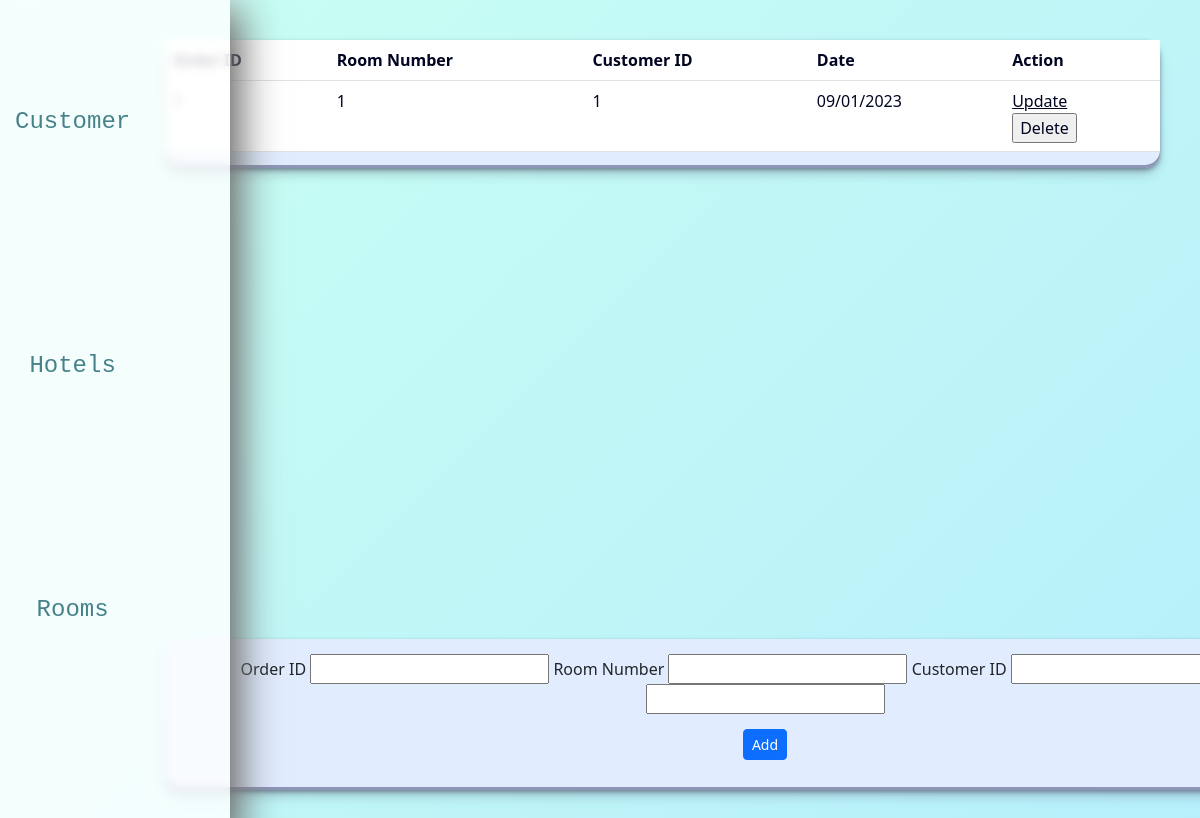
The page /Orders.php on the database its author committed.
### tables this page shows
CREATE TABLE `orders` (
  `OrderID` int(11) NOT NULL,
  `RoomNumber` int(11) NOT NULL,
  `CustomerID` int(11) NOT NULL,
  `OrderDate` varchar(25) NOT NULL
);

### Web/Orders.php (the view, shortened to what this page needs)
<!DOCTYPE html>
<html lang="en">
<head>
    <link rel="stylesheet" href="dashboardStyle.css" media="screen" />
    <link href="https://cdn.jsdelivr.net/npm/bootstrap@5.3.0-alpha1/dist/css/bootstrap.min.css" rel="stylesheet">
</head>
<body>
    <div>
        <div class="popup">
    <div>
        <form name="customerForm" class="addSection" action="addOrder.php" method="POST" onsubmit="return validation()">
                <div class="inputWrapper">
                    Order ID <input class="loginInput" type="text" name="OrderID" />
                    Room Number <input class="loginInput" type="text" name="RoomNumber" />
                    Customer ID <input class="loginInput" type="text" name="CustomerID" />
                    Date <input class="loginInput" type="text" name="OrderDate" />
                </div>
                <button class="btn btn-primary btn-sm" id="addButton" type="submit" > Add </button>
            </form>
        </div>
        <div class="dashboardBox">
                <div class="dashboardItems">
                <br><a class="items" href="Customer.php">Customer</a></br>
                <br><a class="items" href="Hotels.php">Hotels</a></br>
                <br><a class="items" href="Rooms.php">Rooms</a></br>
                <br><a class="items" href="Orders.php">Orders</a></br>
            </div>
        </div>
        <div class="contentBox">
            <table class="table">
            <thead>
                <tr>
                <th>Order ID</th>
                <th>Room Number</th>
                <th>Customer ID</th>
                <th>Date</th>
                <th>Action</th>
</tr>
            </thead>
            <tbody>
                <tr>
            <?php
                include("sqlconfig.php");
            $sqlquery = "select * from Orders";
            $result = $conn->query($sqlquery);
            while($row=$result->fetch_assoc()){
                $encodedName = urlencode($row['OrderDate']);
                echo "<tr><td>" . $row["OrderID"] . "</td>
                <td>" . $row["RoomNumber"] . "</td>
                <td>" . $row["CustomerID"] . "</td>
                <td>" . $row["OrderDate"] . "</td>
                <td>
                <a href='updateOrder.php?orderid=".$row['OrderID']."&roomid=".$row['RoomNumber']."&customerid=".$row['CustomerID']."&date=".$encodedName."' class='updateButton' >Update</a>
                <form action='deleteOrder.php' method='POST'>
            <input type='hidden' name='OrderID' value=".$row['OrderID'].">
        <input type='submit' value='Delete'>
      </form>
                </tr>
                ";
            }
            ?>
            </tr>
            </tbody>
            </table>
        </div>
        </div>
    </div>
</body>
</html>

### Web/dashboardStyle.css (style rules this page uses)
body { background: linear-gradient(-45deg, #eafaff, #e0e0e0, #b1eaff, #c9fff2); background-size: 400% 400%; animation: gradient 60s ease infinite; height: 100vh; }
.inputWrapper { padding:50px,50px; }
.dashboardBox { animation-name:dashboardAnimOut; animation-duration:0.5s; background: rgba(255, 255, 255, 0.8); backdrop-filter: blur(5px); -webkit-backdrop-filter: blur(5px); position: absolute; top:0; bottom:0; left:0; height:100%; border-top-right-radius: 50px; border-bottom-right-radius: 50px; overflow:hidden; box-sizing: border-box; box-shadow: 35px 35px 70px #bebebe,-35px -35px 70px #000000; padding-right:5px; }
.dashboardItems { display: flex; align-items: center; flex-direction: column; text-decoration: none; font-family: "JetBrains Mono",monospace; text-align: center; justify-content: space-evenly; color: white; }
.items { text-decoration: none; color :rgba(0, 79, 92, 0.708); text-shadow: 5px; margin:10vh 0 10vh 15px; font-size:24px; }
#addButton { margin:15px 0; }
.contentBox { display:flex; background-color:rgb(225, 237, 255); border-radius: 15px; margin:5vh; margin-left:165px; -webkit-text-fill-color: #000521; box-shadow: rgba(45, 35, 66, .4) 0 2px 4px,rgba(45, 35, 66, .3) 0 7px 13px -3px,rgba(58, 65, 111, .5) 0 -3px 0 inset; }
.addSection { width:100%; text-align: center; flex-direction: column; background-color:rgb(225, 237, 255); box-shadow: rgba(45, 35, 66, .4) 0 2px 4px,rgba(45, 35, 66, .3) 0 7px 13px -3px,rgba(58, 65, 111, .5) 0 -3px 0 inset; border-radius: 15px; bottom:0; margin: 0 50vh 50px 165px; padding:15px; position:fixed; }

### rows shown on the page
orders: RoomNumber "1", CustomerID "1", OrderDate "09/01/2023"
